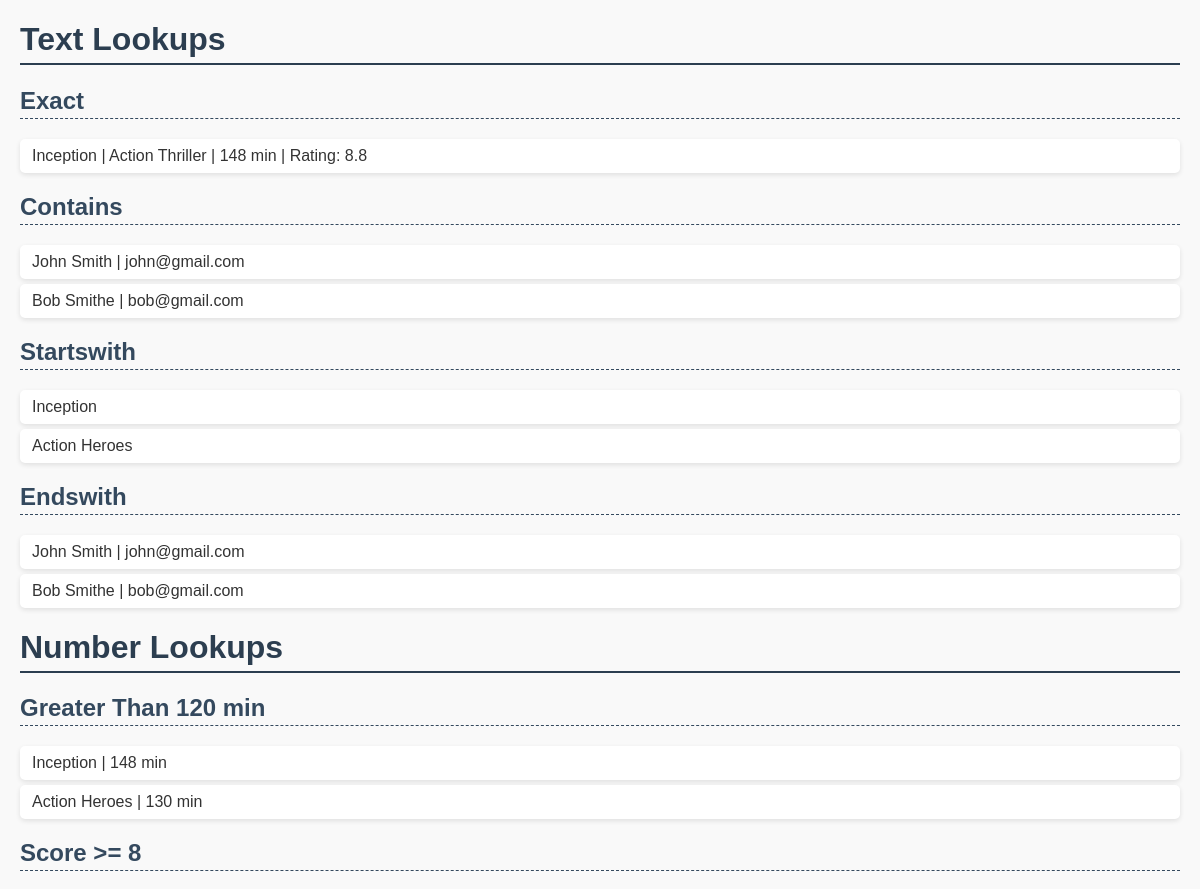
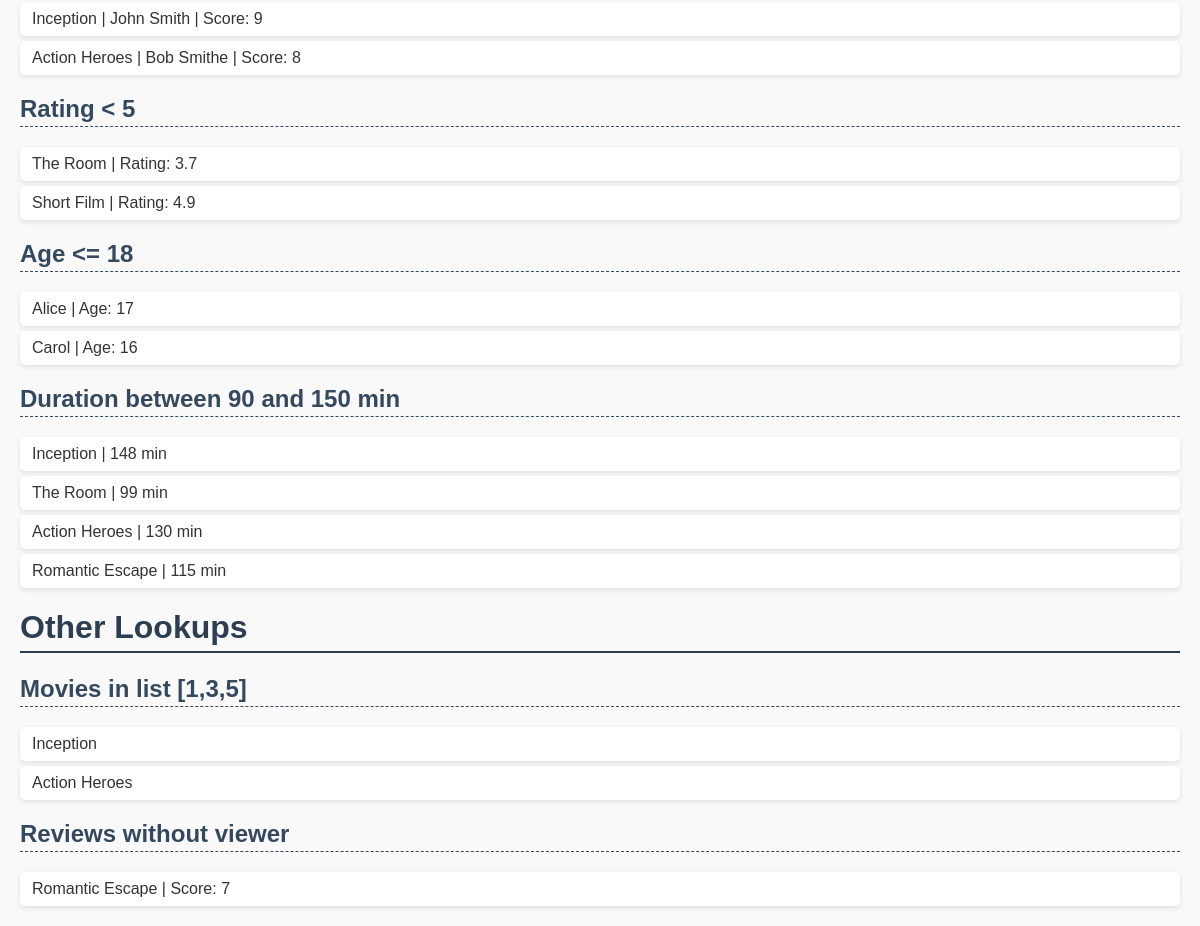
The page / on the database its author committed (2 pictures, top to bottom).
### movies/models.py (models this page shows, shortened)
class Movie(models.Model):
    title = models.CharField(max_length=255)
    genre = models.CharField(max_length=100)
    duration_minutes = models.IntegerField()
    rating = models.FloatField()

class Viewer(models.Model):
    first_name = models.CharField(max_length=100)
    last_name = models.CharField(max_length=100)
    age = models.IntegerField()
    email = models.EmailField()
    is_subscribed = models.BooleanField(default=False)

class Review(models.Model):
    movie = models.ForeignKey(Movie, on_delete=models.CASCADE)
    viewer = models.ForeignKey(Viewer, on_delete=models.SET_NULL, null=True, blank=True)
    score = models.IntegerField()

### movies/views.py (the view)
# urls.py: path('', views.lookup_examples, name='lookup_examples'),
def lookup_examples(request):
    movie_exact = Movie.objects.filter(title__exact="Inception")
    viewers_contains_lastname = Viewer.objects.filter(last_name__contains="Smith")
    genre_starts = Movie.objects.filter(genre__startswith="Action")
    email_ends = Viewer.objects.filter(email__endswith="@gmail.com")
    long_movies = Movie.objects.filter(duration_minutes__gt=120)
    high_score_reviews = Review.objects.filter(score__gte=8)
    low_rating_movies = Movie.objects.filter(rating__lt=5)
    young_viewers = Viewer.objects.filter(age__lte=18)
    medium_length_movies = Movie.objects.filter(duration_minutes__range=(90,150))
    movies_in_list = Movie.objects.filter(id__in=[1,3,7])
    reviews_without_viewer = Review.objects.filter(viewer__isnull=True)
    context = {
        "movie_exact": movie_exact,
        "viewers_contains_lastname": viewers_contains_lastname,
        "genre_starts": genre_starts,
        "email_ends": email_ends,
        "long_movies": long_movies,
        "high_score_reviews": high_score_reviews,
        "low_rating_movies": low_rating_movies,
        "young_viewers": young_viewers,
        "medium_length_movies": medium_length_movies,
        "movies_in_list": movies_in_list,
        "reviews_without_viewer": reviews_without_viewer,
    }
    return render(request, "lookup_examples.html", context)

### movies/templates/lookup_examples.html (shortened to what this page needs)
{% load static %}
<!DOCTYPE html>
<html>
<head>
    <link rel="stylesheet" href="{% static 'styles.css' %}">
</head>
<body>
    <h1>Text Lookups</h1>
    <h2>Exact</h2>
    {% for movie in movie_exact %}
        <p>{{ movie.title }} | {{ movie.genre }} | {{ movie.duration_minutes }} min | Rating: {{ movie.rating }}</p>
    {% empty %}
        <p class="empty">No results found.</p>
    {% endfor %}
    <h2>Contains</h2>
    {% for viewer in viewers_contains_lastname %}
        <p>{{ viewer.first_name }} {{ viewer.last_name }} | {{ viewer.email }}</p>
    {% empty %}
        <p class="empty">No results found.</p>
    {% endfor %}
    <h2>Startswith</h2>
    {% for movie in genre_starts %}
        <p>{{ movie.title }}</p>
    {% empty %}
        <p class="empty">No results found.</p>
    {% endfor %}
    <h2>Endswith</h2>
    {% for viewer in email_ends %}
        <p>{{ viewer.first_name }} {{ viewer.last_name }} | {{ viewer.email }}</p>
    {% empty %}
        <p class="empty">No results found.</p>
    {% endfor %}
    <h1>Number Lookups</h1>
    <h2>Greater Than 120 min</h2>
    {% for movie in long_movies %}
        <p>{{ movie.title }} | {{ movie.duration_minutes }} min</p>
    {% empty %}
        <p class="empty">No results found.</p>
    {% endfor %}
    <h2>Score >= 8</h2>
    {% for review in high_score_reviews %}
        <p>{{ review.movie.title }} | {{ review.viewer.first_name }} {{ review.viewer.last_name }} | Score: {{ review.score }}</p>
    {% empty %}
        <p class="empty">No results found.</p>
    {% endfor %}
    <h2>Rating < 5</h2>
    {% for movie in low_rating_movies %}
        <p>{{ movie.title }} | Rating: {{ movie.rating }}</p>
    {% empty %}
        <p class="empty">No results found.</p>
    {% endfor %}
    <h2>Age <= 18</h2>
    {% for viewer in young_viewers %}
        <p>{{ viewer.first_name }} | Age: {{ viewer.age }}</p>
    {% empty %}
        <p class="empty">No results found.</p>
    {% endfor %}
    <h2>Duration between 90 and 150 min</h2>
    {% for movie in medium_length_movies %}
        <p>{{ movie.title }} | {{ movie.duration_minutes }} min</p>
    {% empty %}
        <p class="empty">No results found.</p>
    {% endfor %}
    <h1>Other Lookups</h1>
    <h2>Movies in list [1,3,5]</h2>
    {% for movie in movies_in_list %}
        <p>{{ movie.title }}</p>
    {% empty %}
        <p class="empty">No results found.</p>
    {% endfor %}
    <h2>Reviews without viewer</h2>
    {% for review in reviews_without_viewer %}
        <p>{{ review.movie.title }} | Score: {{ review.score }}</p>
    {% empty %}
        <p class="empty">No results found.</p>
    {% endfor %}
</body>
</html>

### movies/static/styles.css (style rules this page uses)
body { font-family: Arial, sans-serif; background-color: #f9f9f9; margin: 20px; color: #333; }
h1 { color: #2c3e50; border-bottom: 2px solid #2c3e50; padding-bottom: 5px; }
h2 { color: #34495e; margin-top: 20px; border-bottom: 1px dashed #34495e; padding-bottom: 3px; }
p { background-color: #fff; padding: 8px 12px; margin: 5px 0; border-radius: 5px; box-shadow: 0 2px 5px rgba(0,0,0,0.1); }

### rows shown on the page
Movie: title "Inception", genre "Action Thriller", duration_minutes "148", rating "8.8"
Viewer: first_name "John", last_name "Smith", email "john@gmail.com"
Viewer: first_name "Bob", last_name "Smithe", email "bob@gmail.com"
Movie: title "Action Heroes", duration_minutes "130"
Review: movie "Inception", viewer.first_name "John", viewer.last_name "Smith", score "9"
Review: movie "Action Heroes", viewer.first_name "Bob", viewer.last_name "Smithe", score "8"
Movie: title "The Room", rating "3.7", duration_minutes "99"
Movie: title "Short Film", rating "4.9"
Viewer: first_name "Alice", age "17"
Viewer: first_name "Carol", age "16"
Movie: title "Romantic Escape", duration_minutes "115"
Review: movie "Romantic Escape", score "7"
